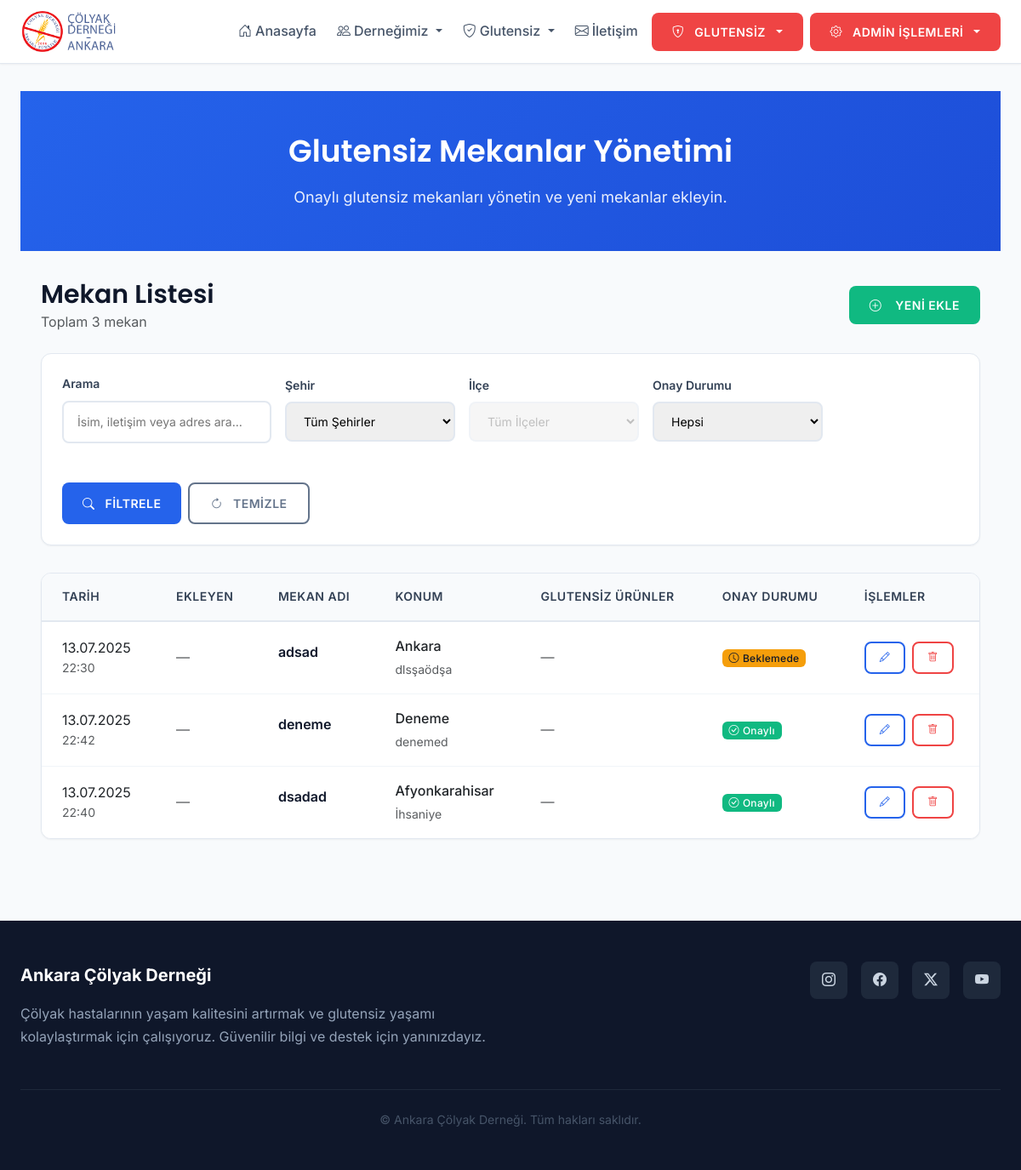
/users/admin/venues/ (signed in), run on an earlier commit of the app's database.
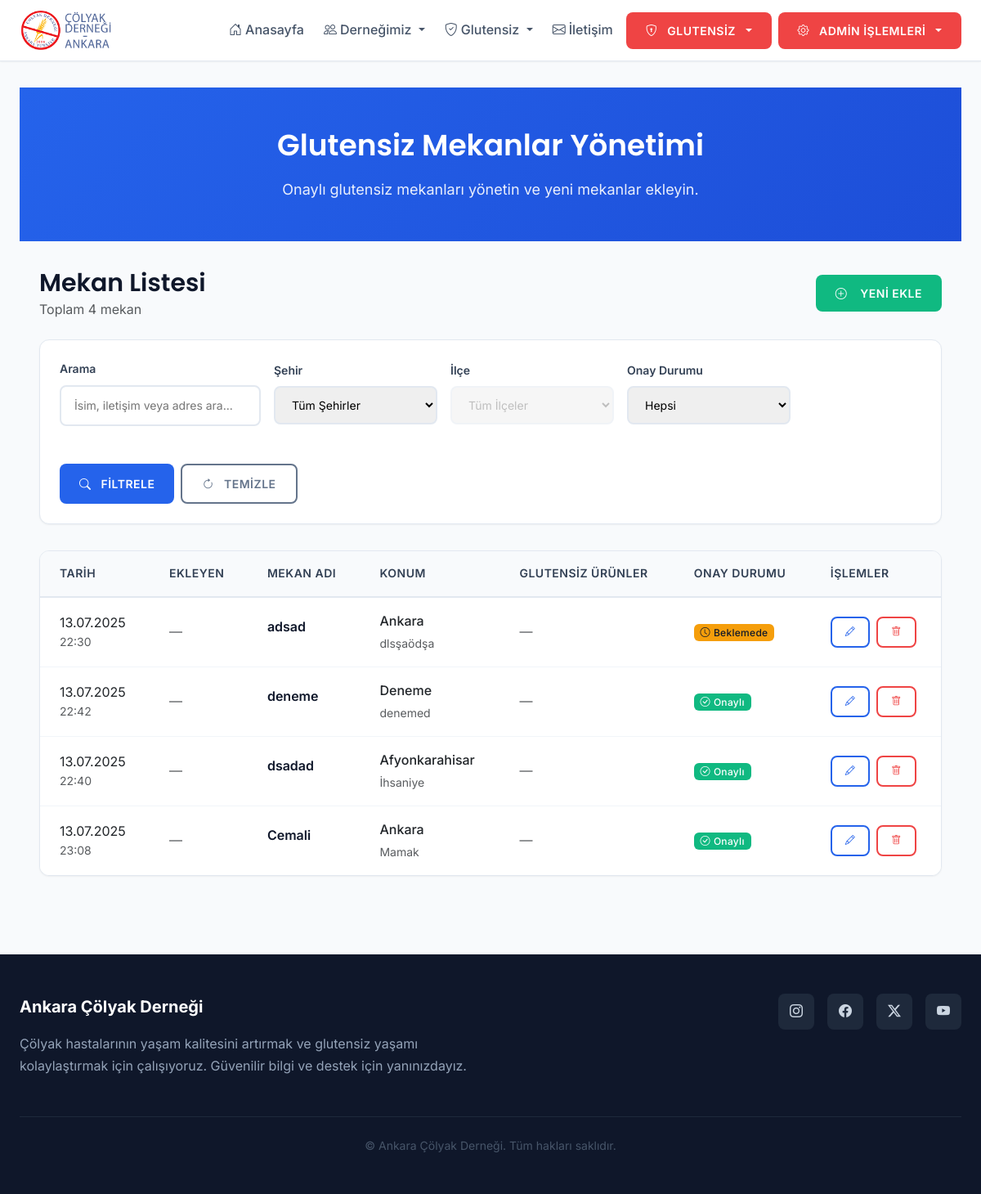
And on a later commit of the database.
### users/models.py (models this page shows, shortened)
class GlutenFreeVenue(models.Model):
    name = models.CharField(max_length=100, verbose_name="Mekan Adı")
    city = models.CharField(max_length=30, choices=TURKISH_CITIES, default='Ankara', verbose_name="Şehir")
    district = models.CharField(max_length=50, blank=True, null=True, verbose_name="İlçe")
    is_approved = models.BooleanField(default=False, verbose_name="Onaylı mı?")
    approved_at = models.DateTimeField(auto_now=True, verbose_name="Onay Tarihi")
    description = models.TextField(blank=True, null=True, verbose_name="Açıklama")
    contact = models.CharField(max_length=200, blank=True, null=True, verbose_name="İletişim")
    address = models.CharField(max_length=300, blank=True, null=True, verbose_name="Adres")
    website = models.URLField(blank=True, null=True, verbose_name="Web Sitesi")
    gluten_free_products = models.TextField(blank=True, null=True, verbose_name="Glutensiz Ürünler")
    added_by = models.ForeignKey('User', null=True, blank=True, on_delete=models.SET_NULL, related_name='added_%(class)s_items', verbose_name='Ekleyen')
    class Meta:
        verbose_name = "Glutensiz Mekan"
        verbose_name_plural = "Glutensiz Mekanlar"

### users/views.py (the view)
        def wrapper(request, *args, **kwargs):
            if not request.user.is_authenticated:
                return redirect('login')
            if request.user.is_superuser:
                return view_func(request, *args, **kwargs)
            if request.user.role == 'editor' and getattr(request.user, permission_field, False):
                return view_func(request, *args, **kwargs)
            messages.error(request, 'Bu sayfaya erişim yetkiniz bulunmamaktadır.')
            return redirect('home')

### users/views.py (called while the page is built)
def editor_permission_required(permission_field):
    def decorator(view_func):
        def wrapper(request, *args, **kwargs):
            if not request.user.is_authenticated:
                return redirect('login')
            if request.user.is_superuser:
                return view_func(request, *args, **kwargs)
            if request.user.role == 'editor' and getattr(request.user, permission_field, False):
                return view_func(request, *args, **kwargs)
            messages.error(request, 'Bu sayfaya erişim yetkiniz bulunmamaktadır.')
            return redirect('home')
        return wrapper
    return decorator

### templates/users/admin_venue_list.html (shortened to what the changed rows need)
{% extends 'base.html' %}
{% load static %}
{% block content %}
<div class="page-header">
  <div class="container">
    <h1>Glutensiz Mekanlar Yönetimi</h1>
  </div>
</div>
<div class="container">
  <div class="d-flex justify-content-between align-items-center mb-4 flex-wrap gap-3">
    <div>
      <h2 class="mb-0">Mekan Listesi</h2>
      <p class="text-muted mb-0">Toplam {{ venues|length }} mekan</p>
    </div>
  </div>
  {% if venues %}
    <div class="table-container">
      <table class="table">
        <thead>
          <tr>
            <th>Tarih</th>
            <th>Ekleyen</th>
            <th>Mekan Adı</th>
            <th>Konum</th>
            <th>Glutensiz Ürünler</th>
            <th>Onay Durumu</th>
            <th>İşlemler</th>
          </tr>
        </thead>
        <tbody>
          {% for venue in venues %}
          <tr>
            <td>
              <div class="date-info">
                <div class="date-value">{{ venue.approved_at|date:"d.m.Y" }}</div>
                <div class="time-value text-muted small">{{ venue.approved_at|date:"H:i" }}</div>
              </div>
            </td>
            <td>
              <div class="user-info">
                {% if venue.added_by %}
                  <div class="user-name">{{ venue.added_by }}</div>
                  <div class="user-role text-muted small">Admin</div>
                {% else %}
                  <span class="text-muted">—</span>
                {% endif %}
              </div>
            </td>
            <td>
              <div class="venue-info">
                <div class="venue-name">{{ venue.name }}</div>
              </div>
            </td>
            <td>
              <div class="location-info">
                <div class="location-city">{{ venue.city }}</div>
                {% if venue.district %}
                  <div class="location-district text-muted small">{{ venue.district }}</div>
                {% endif %}
              </div>
            </td>
            <td>
              {% if venue.gluten_free_products %}
                <div class="products-info">
                  <span class="products-text">{{ venue.gluten_free_products|truncatechars:50 }}</span>
                </div>
              {% else %}
                <span class="text-muted">—</span>
              {% endif %}
            </td>
            <td>
              {% if venue.is_approved %}
                <span class="badge bg-success">
                  <i class="bi bi-check-circle me-1"></i>Onaylı
                </span>
              {% else %}
                <span class="badge bg-warning">
                  <i class="bi bi-clock me-1"></i>Beklemede
                </span>
              {% endif %}
            </td>
            <td>
              <div class="action-buttons">
                <a href="{% url 'admin_venue_update' venue.pk %}" class="btn btn-sm btn-outline-primary" title="Düzenle">
                  <i class="bi bi-pencil"></i>
                </a>
                <a href="{% url 'admin_venue_delete' venue.pk %}" class="btn btn-sm btn-outline-danger" title="Sil">
                  <i class="bi bi-trash"></i>
                </a>
              </div>
            </td>
          </tr>
          {% endfor %}
        </tbody>
      </table>
    </div>
  {% endif %}
</div>
{% endblock %}

What changed in the data, as far as the page shows it:
added GlutenFreeVenue: approved_at "13.07.2025", approved_at "23:08", name "Cemali", city "Ankara", district "Mamak", is_approved True (drawn)
Also different on the page:
{{ venues|length }}: "3" → "4"
